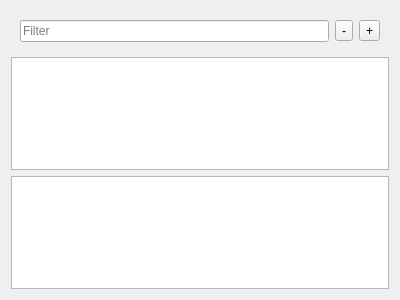
<?xml version="1.0" encoding="UTF-8"?>
<ui version="4.0">
 <class>WritePropertiesDock</class>
 <widget class="QWidget" name="WritePropertiesDock">
  <property name="geometry">
   <rect>
    <x>0</x>
    <y>0</y>
    <width>400</width>
    <height>300</height>
   </rect>
  </property>
  <property name="windowTitle">
   <string>Form</string>
  </property>
  <layout class="QVBoxLayout" name="verticalLayout">
   <item>
    <widget class="QWidget" name="topWidget" native="true">
     <layout class="QHBoxLayout" name="horizontalLayout">
      <item>
       <widget class="QLineEdit" name="filterLineEdit">
        <property name="placeholderText">
         <string>Filter</string>
        </property>
       </widget>
      </item>
      <item>
       <widget class="QToolButton" name="removePropButton">
        <property name="text">
         <string>-</string>
        </property>
       </widget>
      </item>
      <item>
       <widget class="QToolButton" name="addPropButton">
        <property name="text">
         <string>+</string>
        </property>
       </widget>
      </item>
     </layout>
    </widget>
   </item>
   <item>
    <widget class="QTableView" name="systemTableView">
     <property name="showDropIndicator" stdset="0">
      <bool>false</bool>
     </property>
     <property name="dragDropOverwriteMode">
      <bool>false</bool>
     </property>
     <property name="alternatingRowColors">
      <bool>true</bool>
     </property>
     <property name="sortingEnabled">
      <bool>true</bool>
     </property>
     <attribute name="horizontalHeaderCascadingSectionResizes">
      <bool>true</bool>
     </attribute>
     <attribute name="horizontalHeaderDefaultSectionSize">
      <number>70</number>
     </attribute>
     <attribute name="horizontalHeaderHighlightSections">
      <bool>false</bool>
     </attribute>
     <attribute name="horizontalHeaderMinimumSectionSize">
      <number>50</number>
     </attribute>
     <attribute name="horizontalHeaderStretchLastSection">
      <bool>true</bool>
     </attribute>
     <attribute name="verticalHeaderVisible">
      <bool>false</bool>
     </attribute>
     <attribute name="verticalHeaderDefaultSectionSize">
      <number>20</number>
     </attribute>
     <attribute name="verticalHeaderMinimumSectionSize">
      <number>20</number>
     </attribute>
    </widget>
   </item>
   <item>
    <widget class="QTableView" name="tableView">
     <property name="showDropIndicator" stdset="0">
      <bool>false</bool>
     </property>
     <property name="dragDropOverwriteMode">
      <bool>false</bool>
     </property>
     <property name="alternatingRowColors">
      <bool>true</bool>
     </property>
     <property name="sortingEnabled">
      <bool>true</bool>
     </property>
     <attribute name="horizontalHeaderCascadingSectionResizes">
      <bool>true</bool>
     </attribute>
     <attribute name="horizontalHeaderDefaultSectionSize">
      <number>70</number>
     </attribute>
     <attribute name="horizontalHeaderHighlightSections">
      <bool>false</bool>
     </attribute>
     <attribute name="horizontalHeaderMinimumSectionSize">
      <number>50</number>
     </attribute>
     <attribute name="horizontalHeaderShowSortIndicator" stdset="0">
      <bool>true</bool>
     </attribute>
     <attribute name="horizontalHeaderStretchLastSection">
      <bool>true</bool>
     </attribute>
     <attribute name="verticalHeaderVisible">
      <bool>false</bool>
     </attribute>
     <attribute name="verticalHeaderDefaultSectionSize">
      <number>20</number>
     </attribute>
     <attribute name="verticalHeaderMinimumSectionSize">
      <number>20</number>
     </attribute>
     <attribute name="verticalHeaderShowSortIndicator" stdset="0">
      <bool>false</bool>
     </attribute>
     <attribute name="verticalHeaderStretchLastSection">
      <bool>false</bool>
     </attribute>
    </widget>
   </item>
  </layout>
 </widget>
 <resources/>
 <connections/>
</ui>
